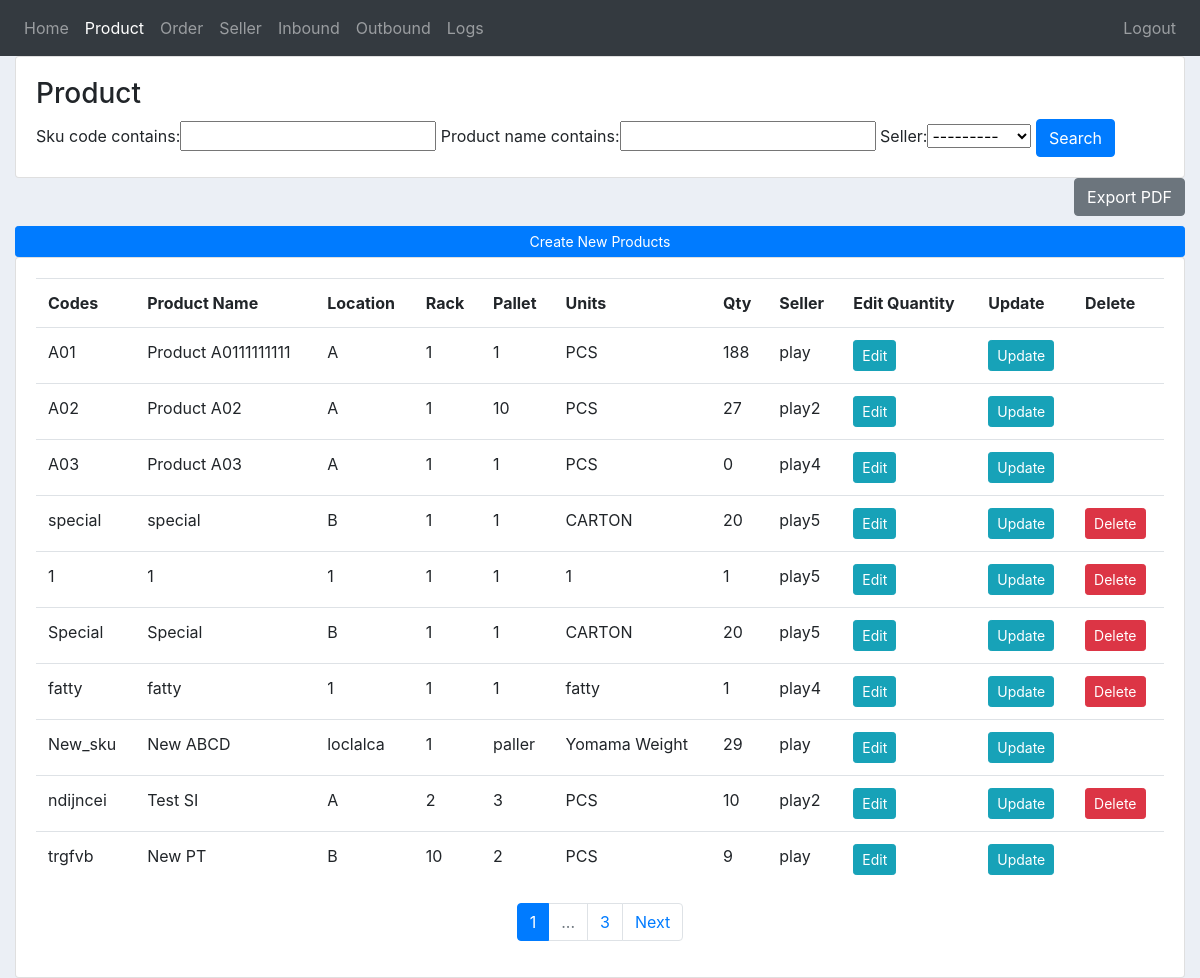
The app's page /products/ (signed in), older data.
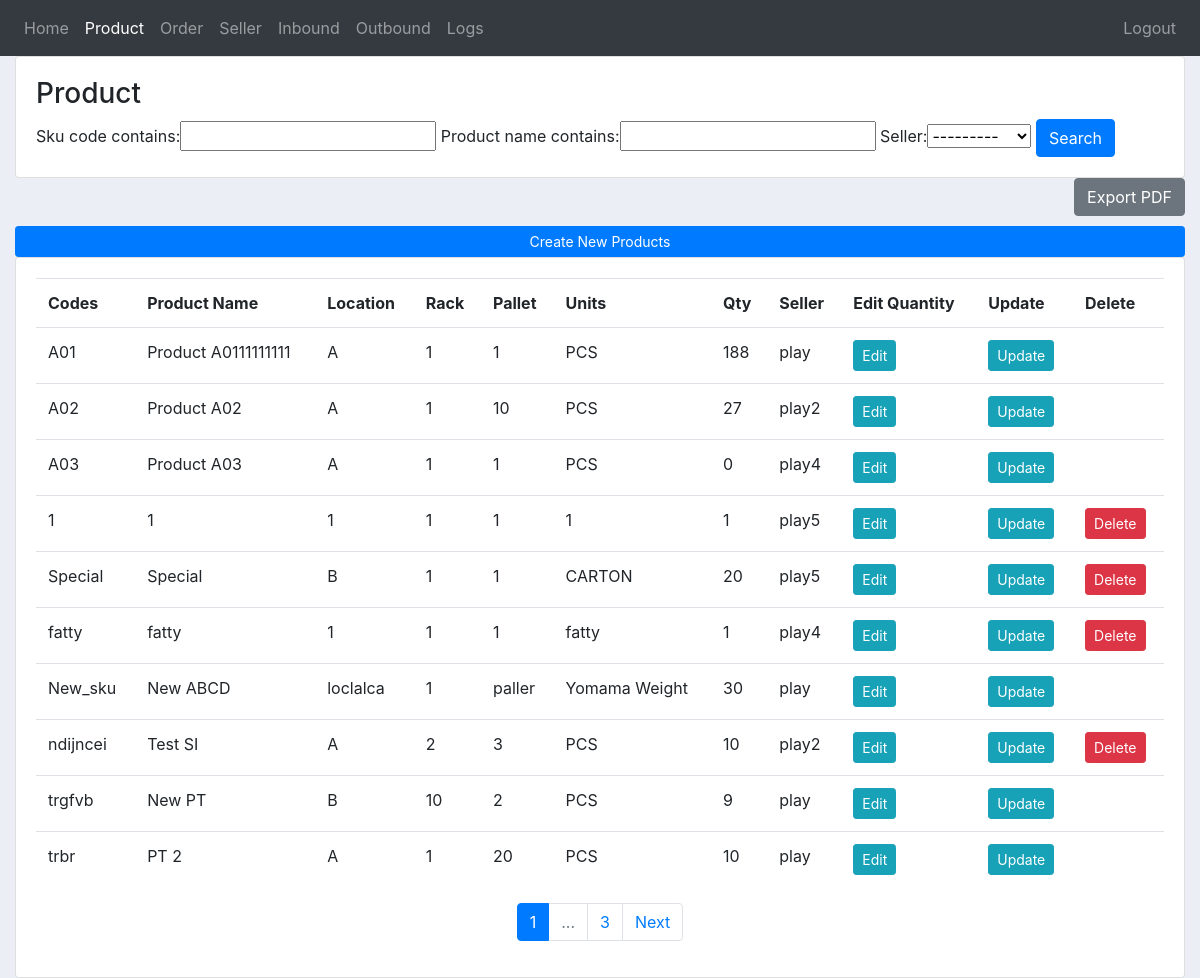
The same page, newer data.
### inventory/models.py (models this page shows, shortened)
class Product(models.Model):
    UNIT = (
        ('PCS','PCS'),
        ('BOX','BOX'),
        ('PACK','PACK'),
        ('BOTTLE','BOTTLE'),
        ('OTHER','OTHER'),
    )
    date_created = models.DateTimeField(auto_now_add=True, null=True)
    sku_code = models.CharField(max_length=200, primary_key=True)
    product_name = models.CharField(max_length=200, null=True)
    unit = models.CharField(max_length=200, choices=UNIT, null=True)
    product_quantity = models.PositiveIntegerField(null=True)
    product_price = models.FloatField(validators=[MinValueValidator(0.0)])
    location = models.CharField(max_length=200, null=True)
    rack = models.CharField(max_length=200, null=True)
    pallet = models.CharField(max_length=200, null=True)
    remarks = models.CharField(max_length=200, null=True, blank=True)
    seller = models.ForeignKey(Seller, to_field='user_id', null=True, on_delete=models.SET_NULL)

class Seller(models.Model):
    user = models.OneToOneField(User, on_delete=models.CASCADE, primary_key=True)
    name = models.CharField(max_length=200, null=True)
    phone = models.CharField(max_length=11, null=True)
    email = models.CharField(max_length=200, null=True)
    date_created = models.DateTimeField(auto_now_add=True, null=True)
    def __str__(self):
        return self.name

class User(AbstractUser):
    is_seller = models.BooleanField(default=False)
    is_admin = models.BooleanField(default=False)

### inventory/views.py (the view)
# urls.py: path('products/', views.products, name="products"),
@custom_login_required
@admin_required
def products(request):
    products = Product.objects.all()
    orders = Order.objects.all()
    myFilter = ProductFilter(request.GET, queryset=products)
    products = myFilter.qs
    sku_code = request.GET['sku_code'] if (request.method == 'GET' and 'sku_code' in request.GET) else ''
    product_name = request.GET['product_name'] if (request.method == 'GET' and 'product_name' in request.GET) else ''
    seller = request.GET['seller'] if (request.method == 'GET' and 'seller' in request.GET) else ''
    page = request.GET.get('page', 1)
    products = paginate(products, page);
    context = {
                'products': products,
                'myFilter': myFilter,
                'orders': orders,
                'nbar': 'products',
                'sku_code': sku_code,
                'product_name': product_name,
                'seller': seller
                }
    return render(request, 'inventory/products.html', context)

### inventory/helper.py (called while the page is built)
def paginate(object, page =1, limit = 10):
    paginator = Paginator(object, limit) # Show 25 contacts per page.
    page_obj = paginator.get_page(page)
    return page_obj

### inventory/templatetags/query_transform_template_tags.py (called while the page is built)
@register.simple_tag
def query_transform(request, **kwargs):
    updated = request.GET.copy()
    for k, v in kwargs.items():
        if v is not None:
            updated[k] = v
        else:
            updated.pop(k, 0)
    return updated.urlencode()

### inventory/templates/inventory/products.html (shortened to what this page needs)
{% extends 'inventory/main.html' %}
{% block content %}
<div class="row">
	<div class="col-md">
		<div class="card card-body">
			<h3>Product</h3>
			<form method="get">
				{{myFilter.form}}
				<button class="btn btn-primary" type="submit">Search</button>
			</form>
		</div>
		<form method="post" action="{% url 'pdf_product' %}" target="_blank">
			<input type="submit" class="btn btn-secondary float-right" value="Export PDF">
		</form>
		<br>
		<br>
		<a class="btn btn-primary btn-sm btn-block" href="{% url 'create_product' %}">Create New Products</a>
		<div class="card card-body">
			<table class="table">
				<tr>
					<th>Codes</th>
					<th>Product Name</th>
					<th>Location</th>
					<th>Rack</th>
					<th>Pallet</th>
					<th>Units</th>
					<th>Qty</th>
					<th>Seller</th>
					<th>Edit Quantity</th>
					<th>Update</th>
					<th>Delete</th>
				</tr>
				{% for product in products %}
				<tr>
					<td>{{product.sku_code}}</td>
					<td>{{product.product_name}}</td>
					<td>{{product.location}}</td>
					<td>{{product.rack}}</td>
					<td>{{product.pallet}}</td>
					<td>{{product.unit}}</td>
					<td>{{product.product_quantity}}</td>
					<td>{{product.seller.user}}</td>
					<td><a class="btn btn-sm btn-info" href="{% url 'edit_product_qty' product.sku_code %}">Edit</a></td>
					<td><a class="btn btn-sm btn-info" href="{% url 'update_product' product.sku_code %}">Update</a>
					</td>
					{% if not product.order_set.all %}
					<td><a class="btn btn-sm btn-danger" href="{% url 'delete_product' product.sku_code %}">Delete</a>
					</td>
					{% else %}
					<td></td>
					{% endif %}
				</tr>
				{% endfor %}
			</table>
		    {% include 'inventory/pagination.html' with page_obj=products request=request only%}
		</div>
	</div>
</div>
{% endblock content %}

Row changes from the older to the newer data that the page shows:
removed Product: sku_code "special", product_name "special", location "B", rack "1", pallet "1", unit "CARTON", product_quantity "20", seller.user "play5", shows "Delete"
changed Product "New_sku": product_quantity "29" → "30"
now on this page (row unchanged): Product: sku_code "trbr", product_name "PT 2", location "A", rack "1", pallet "20", unit "PCS", product_quantity "10", seller.user "play"
